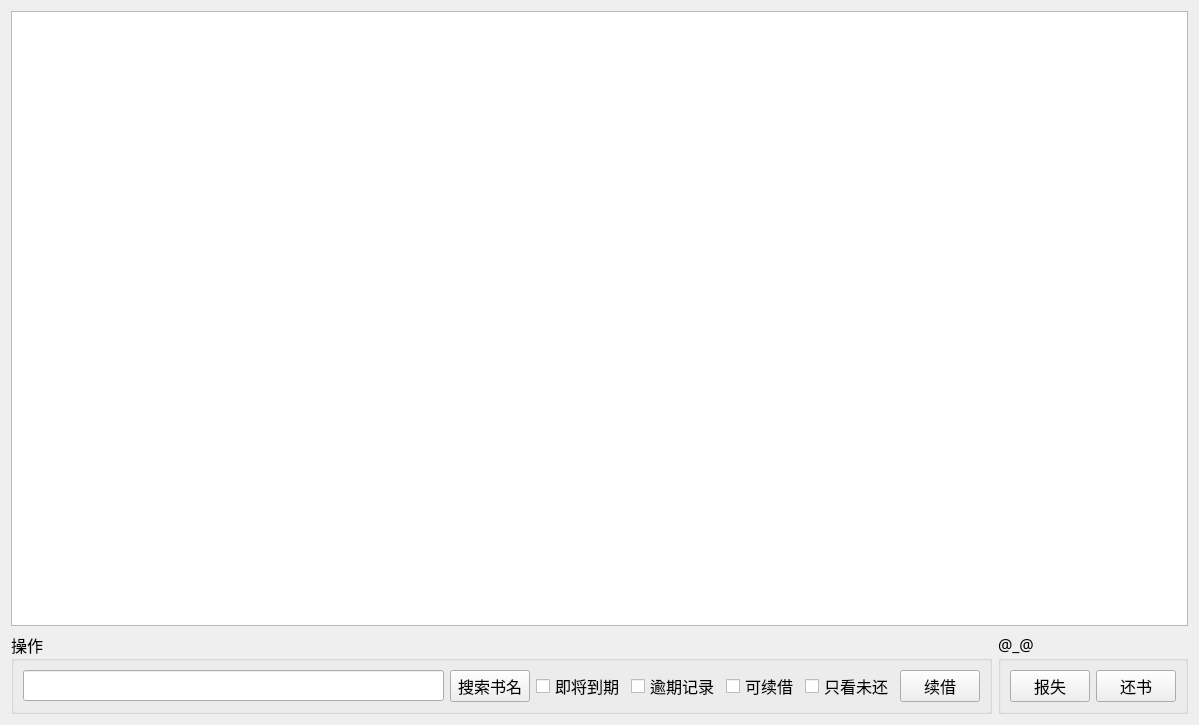
<?xml version="1.0" encoding="UTF-8"?>
<ui version="4.0">
 <class>BorrowInfoWidget</class>
 <widget class="QWidget" name="BorrowInfoWidget">
  <property name="geometry">
   <rect>
    <x>0</x>
    <y>0</y>
    <width>1199</width>
    <height>725</height>
   </rect>
  </property>
  <property name="font">
   <font>
    <family>微软雅黑</family>
    <pointsize>12</pointsize>
   </font>
  </property>
  <property name="windowTitle">
   <string>Form</string>
  </property>
  <property name="styleSheet">
   <string notr="true"/>
  </property>
  <layout class="QVBoxLayout" name="verticalLayout">
   <item>
    <widget class="QTableView" name="tableView"/>
   </item>
   <item>
    <layout class="QHBoxLayout" name="horizontalLayout">
     <item>
      <widget class="QGroupBox" name="groupBox">
       <property name="title">
        <string>操作</string>
       </property>
       <layout class="QGridLayout" name="gridLayout">
        <item row="0" column="1">
         <widget class="QPushButton" name="pushButton_3">
          <property name="text">
           <string>搜索书名</string>
          </property>
         </widget>
        </item>
        <item row="0" column="2">
         <widget class="QCheckBox" name="checkBox_4">
          <property name="text">
           <string>即将到期</string>
          </property>
         </widget>
        </item>
        <item row="0" column="5">
         <widget class="QCheckBox" name="checkBox">
          <property name="text">
           <string>只看未还</string>
          </property>
         </widget>
        </item>
        <item row="0" column="7">
         <widget class="QPushButton" name="btn_reLend">
          <property name="text">
           <string>续借</string>
          </property>
         </widget>
        </item>
        <item row="0" column="3">
         <widget class="QCheckBox" name="checkBox_2">
          <property name="text">
           <string>逾期记录</string>
          </property>
         </widget>
        </item>
        <item row="0" column="0">
         <widget class="QLineEdit" name="lineEdit"/>
        </item>
        <item row="0" column="4">
         <widget class="QCheckBox" name="checkBox_3">
          <property name="text">
           <string>可续借</string>
          </property>
         </widget>
        </item>
       </layout>
      </widget>
     </item>
     <item>
      <widget class="QGroupBox" name="groupBorrow">
       <property name="title">
        <string>@_@</string>
       </property>
       <layout class="QGridLayout" name="gridLayout_2">
        <item row="0" column="1">
         <widget class="QPushButton" name="btn_returnBook">
          <property name="text">
           <string>还书</string>
          </property>
         </widget>
        </item>
        <item row="0" column="0">
         <widget class="QPushButton" name="btn_lostBook">
          <property name="text">
           <string>报失</string>
          </property>
         </widget>
        </item>
       </layout>
      </widget>
     </item>
    </layout>
   </item>
  </layout>
 </widget>
 <resources/>
 <connections/>
</ui>
